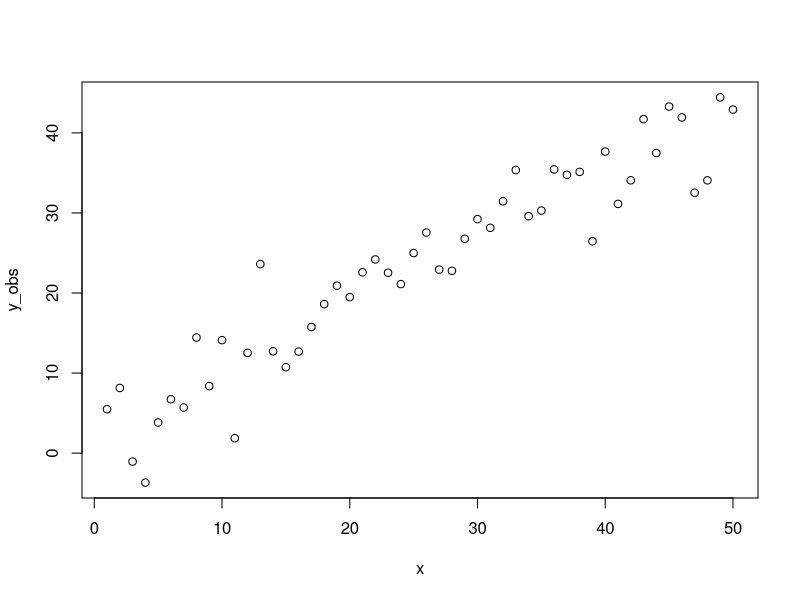

This chart was generated by the following R code:
#Homework 8 - Maximum Likelihood
#Authors: Jess, Ian, & Emily
#Date Submitted: 11/14/22

########  Q1  #####
#Simulate some data for a linear regression using the simple linear regression model. Make sigma large enough that it resembles “typical” ecological data when you plot it, but not so large that it completely obscures the relationship between x and y.
#Record your true beta_0, beta_1, and sigma here:
beta_0 <- 4
beta_1 <- 0.75
sigma <- 4

# Simulate data from set parameters with error
x <- 1:50
y_obs <- beta_0 + beta_1*x + rnorm(length(x), mean=0, sd=sigma)
plot(y_obs ~ x)

#Fit a linear regression model using lm() and do your typical checks of model assumptions that we went over in class.
mod <- lm(y_obs ~ x)

#Paste your estimated model coefficients and their 95% confidence intervals below:
summary(mod)
coef(mod)
confint(mod, level = 0.95)

#Are the coefficient estimates close to the true values?  Do the 95% confidence intervals cover the true values?
#yes the estimates are close and the true values fall within the confidence intervals. 

#Relevant functions: rnorm()



######  Q2  ######
#: Analyze the data generated in Q1 using the normal equation:Beta hat = (X^T X) ^-1 X^T y Paste your estimated model coefficients below.
X <- cbind(rep(1, length(x)), x) 

bhat <- solve(t(X)%*%X) %*% (t(X)%*%y_obs) 

#Are the coefficient estimates close to the true values?  
#Yes, they are the same the model in Q1

#Relevant functions: solve(), t()

#####   Q3     #####
#Analyze the data generated in Q1 using a grid search to minimize the sum of squared errors (no need to iterate more than twice):
#function going through y_obs, subtracting beta_0 + beta_1*x, squaring it, then sum all of them
#For a bunch of things around 4 and 0.75 

#Create possible range of slopes and intercepts to search through
slopes <- seq(from = 0.5, to = 1, length.out = 10)
intercepts <- seq(from = 0, to = 8, length.out = 10)
#Make empty matrix to save values to
grid1 <- matrix(data = NA, nrow = 10, ncol = 10)

#Create function to calc sum of squares
sumsq = function(y_obs, x, b0, b1) {
  y_exp = b0 + b1*x
  squares = ((y_obs - y_exp)^2)
  sums = sum(squares)
  return(sums)
}

for (i in 1:length(slopes)) {
  for (j in 1:length(intercepts)) {
    
    output = sumsq(y_obs = y_obs, x = x, b0 = intercepts[j], b1 = slopes[i])
    
    grid1[j,i] = output
  }
}


#Paste your estimated model coefficients below.

##### Q4  #####
#Analyze the data generated in Q1 using a grid search to minimize the negative log likelihood (no need to iterate more than twice).  Note, there is a third parameter that you will need to estimate here: sigma
#Paste your estimated model coefficients below


######  Q5   ######
#Analyze the data generated in Q1 using optim() to minimize the negative log likelihood.  Note, there is a third parameter that you will need to estimate here: sigma
#Paste your estimated model coefficients below.


#Did the numerical optimization algorithm converge?  How do you know?
#Did the numerical optimization algorithm find a global solution?  How do you know?
  

##### Q6  #####
#Plot a likelihood profile for the slope parameter while estimating the conditional MLEs of the intercept and sigma for each plotted value of the slope parameter (see p. 173 of Hilborn and Mangel)


##### Q7  #####
#Plot the joint likelihood surface for the intercept and slope parameters.  Is there evidence of confounding between these two parameters (i.e., a ridge rather than a mountain top)?



##### Q8   ######
#How different are the estimated coefficients from Q1, Q2, and Q5 and how do they compare to the true values?